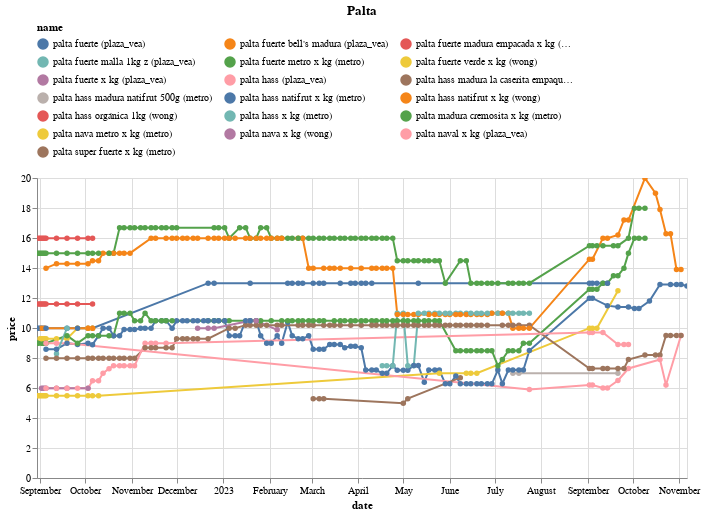

The notebook cell this image was saved under:
### Code cell
(df
 .loc[df.name.isin(names)]
 .pipe(alt.Chart)
 .mark_line(point=True)
 .encode(x='date', y='price', color='name', tooltip=['name','price'])
 .properties(width=650, title='Palta')
 .interactive()
 .configure_legend(orient='top', columns=3)
)

### Figure 1 — Vega-Lite specification as saved in the notebook (floating-point values rounded to 4 significant figures; data arrays with more than 128 entries replaced by an {"elided": "..."} marker saying what was removed)
{"config": {"view": {"continuousWidth": 300, "continuousHeight": 300}, "legend": {"columns": 3, "orient": "top"}}, "data": {"name": "data-d15c4fa563030e3a7f3b3f0c1a636ffc"}, "mark": {"type": "line", "point": true}, "encoding": {"color": {"field": "name", "type": "nominal"}, "tooltip": [{"field": "name", "type": "nominal"}, {"field": "price", "type": "quantitative"}], "x": {"field": "date", "type": "temporal"}, "y": {"field": "price", "type": "quantitative"}}, "params": [{"name": "param_14", "select": {"type": "interval", "encodings": ["x", "y"]}, "bind": "scales"}], "title": "Palta", "width": 650, "$schema": "https://vega.github.io/schema/vega-lite/v5.15.1.json", "datasets": {"data-d15c4fa563030e3a7f3b3f0c1a636ffc": {"elided": "642 records"}}}
